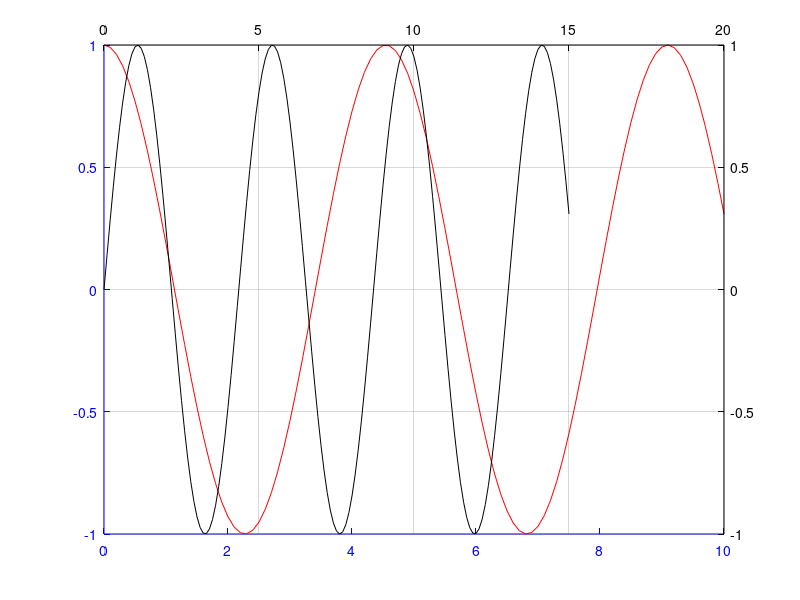

Recreate this plot in MATLAB.
%% 双坐标轴的使用，可选的一种方法，适用简单图形
clc;clear all;close all;
t1 = 0:0.1:10;
y1 = cos(2*pi*0.22*t1);
t2 = 0:0.1:15;
y2 = sin(2*pi*0.23*t2);
hl1 = line(t1,y1,'Color','r');
ax1 = gca;
set(ax1,'XColor','b','YColor','b')
ax2 = axes('Position',get(ax1,'Position'),...
'XAxisLocation','top',...
'YAxisLocation','right',...
'Color','none',...
'XColor','k','YColor','k');
hl2 = line(t2,y2,'Color','k','Parent',ax2);
grid on;
